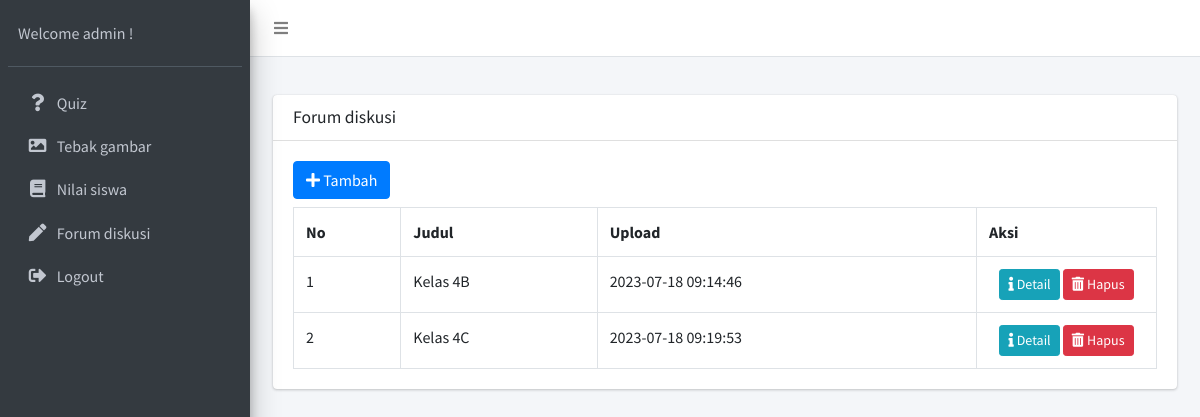
Page /forum_list.php (signed in) on the committed database.
### tables this page shows
CREATE TABLE `forum` (
  `id` int(11) NOT NULL,
  `title` varchar(50) DEFAULT NULL,
  `created_at` timestamp NOT NULL DEFAULT current_timestamp() ON UPDATE current_timestamp()
);

### config/controller.php (called while the page is built, shortened)
<?php
function select($query)
{
    global $db;
    $result = mysqli_query($db, $query);
    $rows = [];
    while ($row = mysqli_fetch_assoc($result)) {
        $rows[] = $row;
    }
    return $rows;
}

### forum_list.php (the view, shortened to what this page needs)
<?php
include 'layout/header-admin.php';
if (isset($_SESSION['username'])) {
  $fields = select("SELECT * FROM forum");
?>
  <div class="content-wrapper">
    <div class="content-header">
    </div>
    <section class="content">
      <div class="container-fluid">
        <section class="content">
          <div class="container-fluid">
            <div class="row">
              <div class="col-12">
                <div class="card">
                  <div class="card-header">
                    <h3 class="card-title">Forum diskusi</h3>
                  </div>
                  <div class="card-body">
                    <a href="tambah-forum.php" class="btn btn-primary btn-small mb-2"> <i class="fas fa-plus"></i> Tambah</a>
                    <table class="table table-bordered table-hover">
                      <tr>
                        <th>No</th>
                        <th>Judul</th>
                        <th>Upload</th>
                        <th>Aksi</th>
                      </tr>
                      <?php $no = 1; ?>
                      <?php foreach ($fields as $field) : ?>
                        <tr>
                          <td> <?= $no++; ?> </td>
                          <td><?= $field['title']; ?></td>
                          <td><?= $field['created_at']; ?></td>
                          <td width="180px" class="text-center">
                            <a href="detail-forum.php?id=<?= $field['id']; ?>" class="btn btn-sm btn-info" style="color: white;"><i class="fas fa-info" style="margin-right: 3px;"></i>Detail</a>
                            <a href="hapus-forum.php?id=<?= $field['id']; ?>" class="btn btn-sm btn-danger" onclick="return confirm('Yakin ingin mengahapus data field keluar ini ?')"><i class="fas fa-trash-alt" style="margin-right: 3px;"></i>Hapus</a>
                          </td>
                        </tr>
                      <?php endforeach; ?>
                    </table>
                  </div>
                </div>
              </div>
            </div>
          </div>
        </section>
      </div>
  </div>
<?php
} else {
  header("Location: login-admin.php");
  exit();
}
include 'layout/footer-admin.php';
?>

### rows in the picture
forum: title "Kelas 4B", created_at "2023-07-18 09:14:46"
forum: title "Kelas 4C", created_at "2023-07-18 09:19:53"

### other values in the picture
$_SESSION['username'] "admin"
